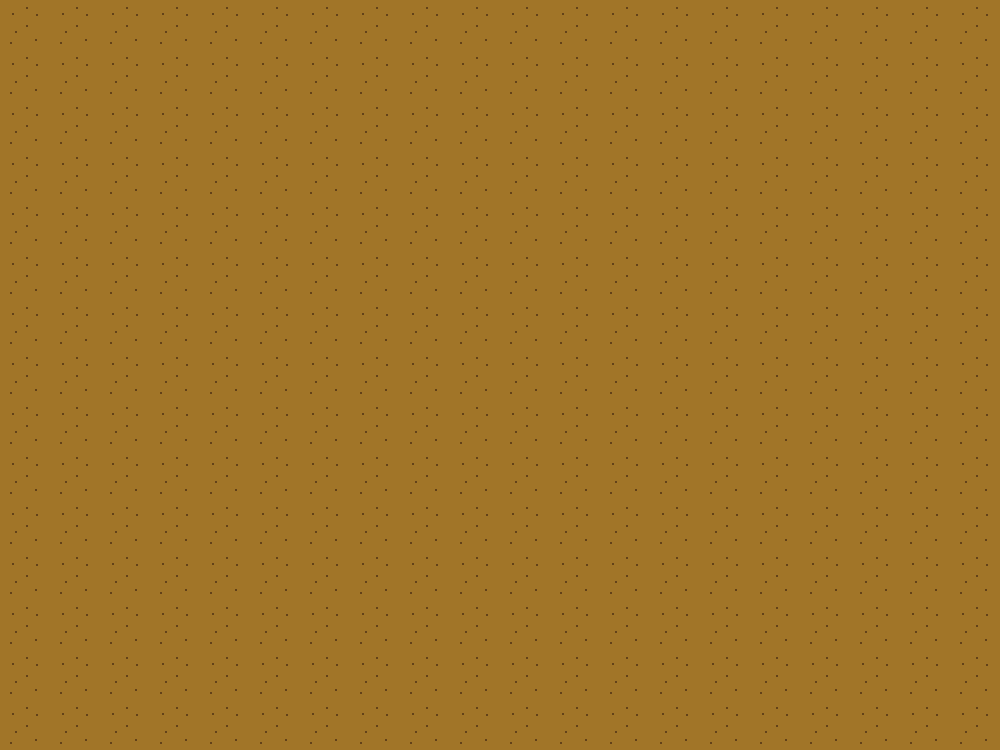

This game map was drawn from its Tiled (.tmx) file and the tilesets committed beside it. A one-line description and the full map source follow:
An orthogonal 20x15 tile map with 50x50 px tiles, 1 tile layer (Background) and 5 objects (2x interactive, table, changer, bed).

<map version="1.9" tiledversion="1.9.2" orientation="orthogonal" renderorder="right-down" width="20" height="15" tilewidth="50" tileheight="50" infinite="0" nextlayerid="7" nextobjectid="9">
 <tileset firstgid="1" source="pixil_tileset_1.tsx" />
 <group id="2" name="Back">
  <layer id="1" name="Background" width="20" height="15">
   <data encoding="csv">
59,59,59,59,59,59,59,59,59,59,59,59,59,59,59,59,59,59,59,59,
59,59,59,59,59,59,59,59,59,59,59,59,59,59,59,59,59,59,59,59,
59,59,59,59,59,59,59,59,59,59,59,59,59,59,59,59,59,59,59,59,
59,59,59,59,59,59,59,59,59,59,59,59,59,59,59,59,59,59,59,59,
59,59,59,59,59,59,59,59,59,59,59,59,59,59,59,59,59,59,59,59,
59,59,59,59,59,59,59,59,59,59,59,59,59,59,59,59,59,59,59,59,
59,59,59,59,59,59,59,59,59,59,59,59,59,59,59,59,59,59,59,59,
59,59,59,59,59,59,59,59,59,59,59,59,59,59,59,59,59,59,59,59,
59,59,59,59,59,59,59,59,59,59,59,59,59,59,59,59,59,59,59,59,
59,59,59,59,59,59,59,59,59,59,59,59,59,59,59,59,59,59,59,59,
59,59,59,59,59,59,59,59,59,59,59,59,59,59,59,59,59,59,59,59,
59,59,59,59,59,59,59,59,59,59,59,59,59,59,59,59,59,59,59,59,
59,59,59,59,59,59,59,59,59,59,59,59,59,59,59,59,59,59,59,59,
59,59,59,59,59,59,59,59,59,59,59,59,59,59,59,59,59,59,59,59,
59,59,59,59,59,59,59,59,59,59,59,59,59,59,59,59,59,59,59,59
</data>
  </layer>
 </group>
 <objectgroup id="3" name="Table" offsetx="-2" offsety="-4">
  <object id="1" name="table" x="750" y="100" width="100" height="100" />
  <object id="2" name="interactive" x="749" y="99" width="102" height="102" />
 </objectgroup>
 <group id="6" name="Doors">
  <objectgroup id="5" name="South">
   <object id="8" name="changer" x="463" y="749" width="100" height="1">
    <properties>
     <property name="nextScene" value="World0_0" />
    </properties>
   </object>
  </objectgroup>
 </group>
 <objectgroup id="4" name="Bed">
  <object id="4" name="bed" x="150" y="50" width="100" height="150" />
  <object id="5" name="interactive" x="149" y="49" width="102" height="152" />
 </objectgroup>
</map>
